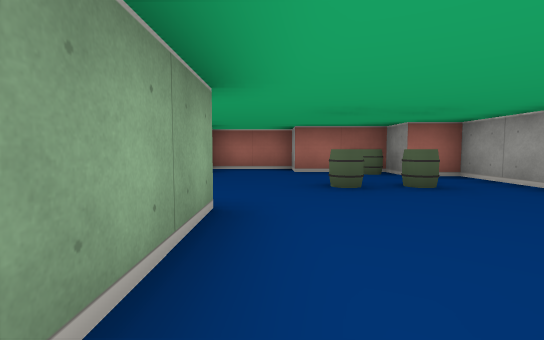
[1] (above)

18 first-person views from a walk through a cub3D ray-caster map. The camera is about half as high as the walls, tilts 4° down and sees 85° across. The floor is counted in squares. Each view is taken from the middle of a square. On the plan, view 1 faces up. The plan holds only what a view shows up to about 9 squares ahead; the rest is blank. The place goes on beyond the plan.

[2]
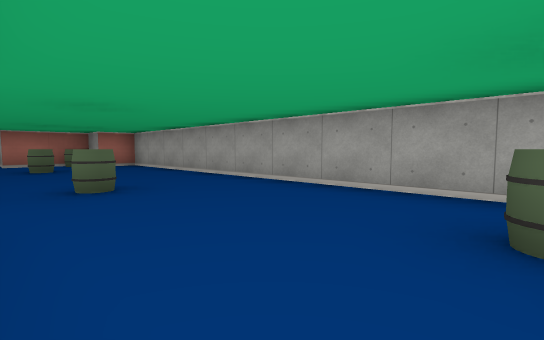

[3]
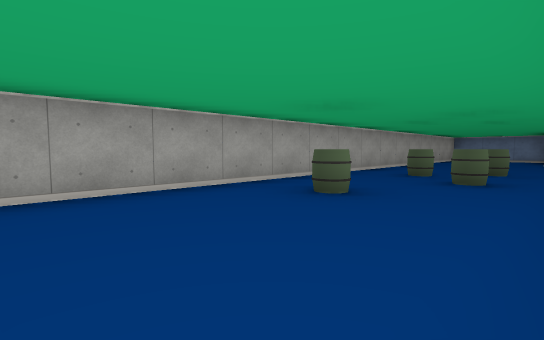

[4]
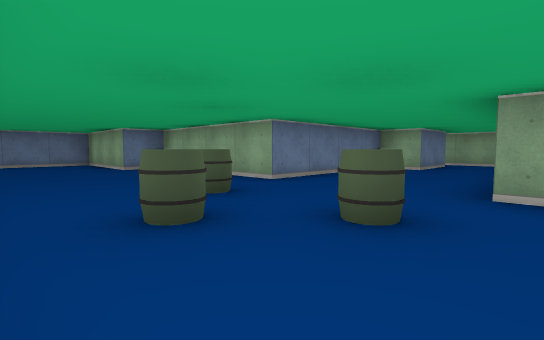

[5]
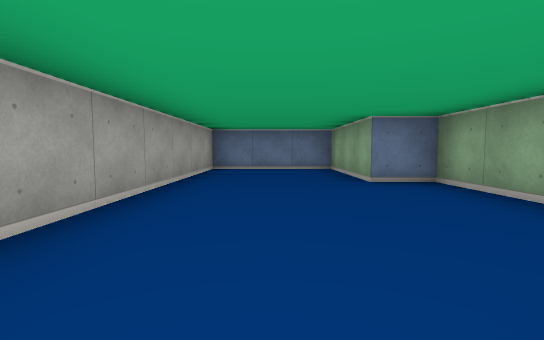

[6]
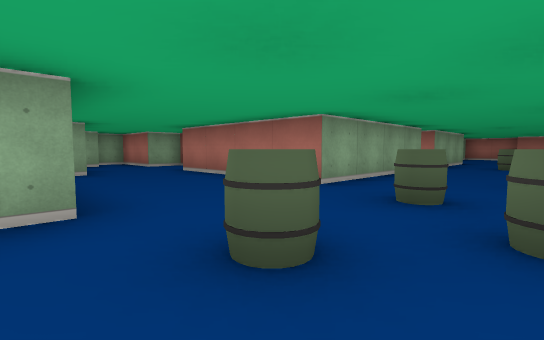

[7]
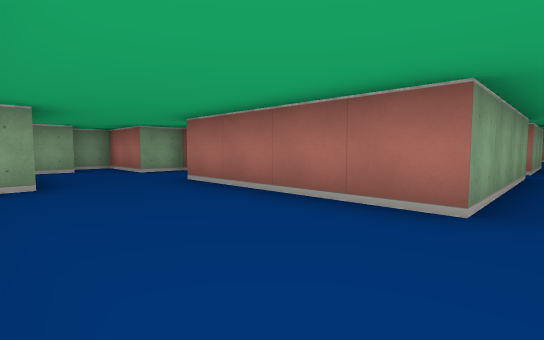

[8]
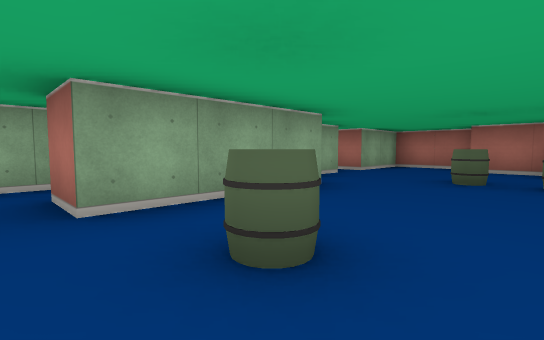

[9]
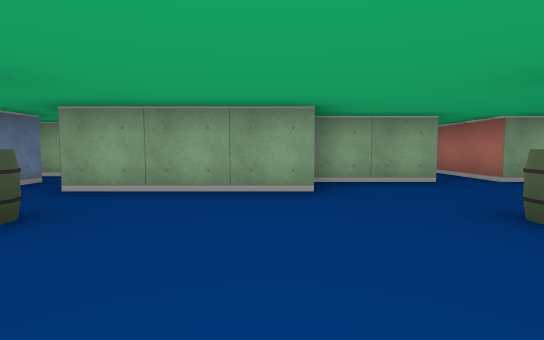

[10]
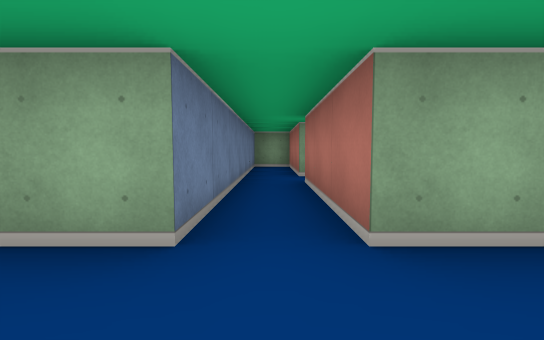

[11]
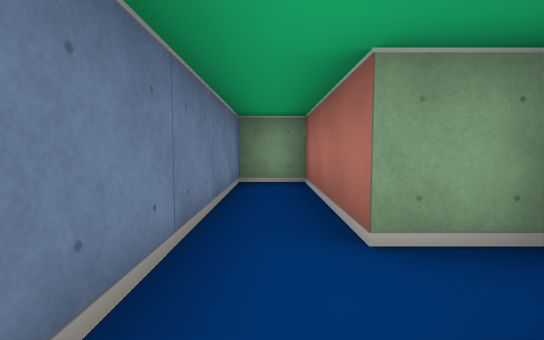

[12]
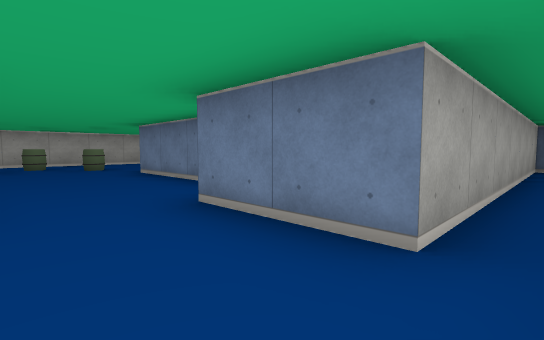

[13]
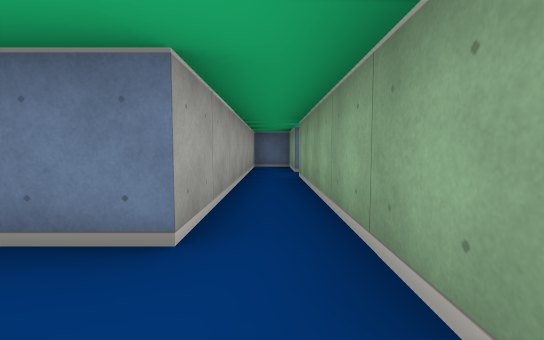

[14]
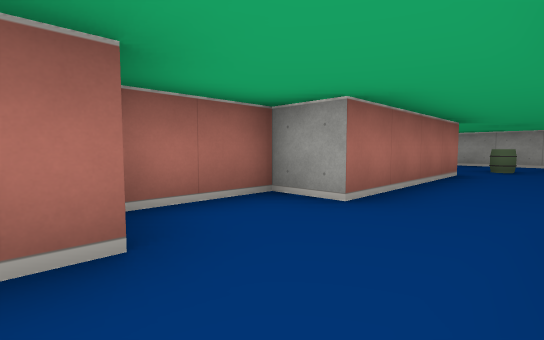

[15]
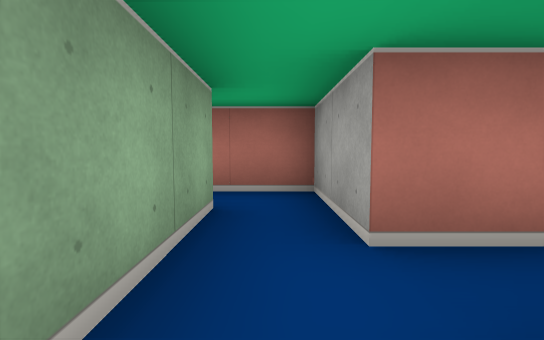

[16]
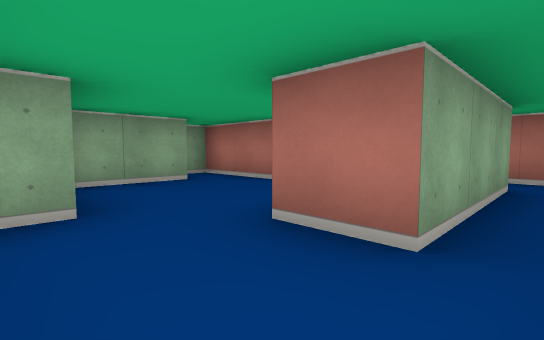

[17]
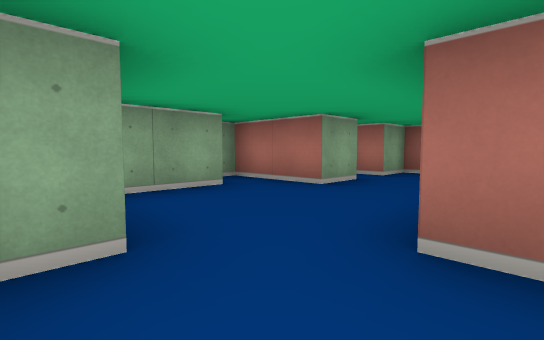

[18]
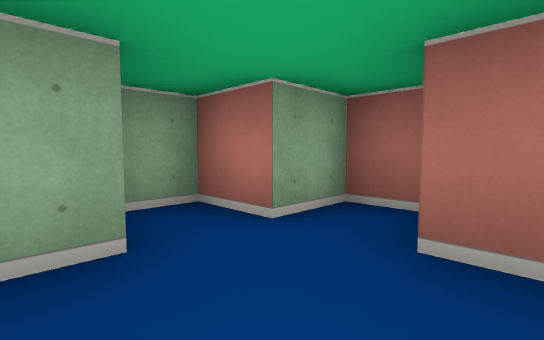

### Floor plan
Points are (right, up) in squares from view 1. A wall is a line through its corners. A room is listed if a view was taken in it or the views show most of it. See-through windows are left out.
Room 1 (views 1, 2, 3, 4, 5, 6, 7, 8, 9, 10, 11, 12, 13, 14)
walls: (-0.5, -1.5) (-0.5, -5.5) (-4.5, -5.5) (-4.5, -4.5) (-6.5, -4.5) (-6.5, -5.5) (-8.5, -5.5) (-8.5, -6.4); (-1.5, -1.5) (-0.8, -1.5); (-0.5, 2.6) (-0.5, -0.5) (-1.5, -0.5); (-7.5, -6.4) (-7.5, -11.5); (-4.5, 4.5) (-1.5, 4.5) (-1.5, 2.6); (-6.5, -11.5) (-6.5, -7.5) (-4.5, -7.5) (-4.5, -8.5) (-0.5, -8.5) (-0.5, -12.5) (0.5, -12.5) (0.5, -15.5) (3.5, -15.5) (3.5, 5.5) (2.5, 5.5) (2.5, 6.5) (0.5, 6.5) (0.5, 7.5) (-1.5, 7.5) (-1.5, 5.5) (-4.5, 5.5)
ways out: opening at (-1, -1) to room 2; opening at (-4, 5) to room 6; opening at (-7, -11)
objects: barrel (1, -8); barrel (1, -6); barrel (1, 0); barrel (1, 4); barrel (2, -7); barrel (2, -4); barrel (2, 4); barrel (2, 6)
Room 2 (view 15)
walls: (-2.5, -0.5) (-2.5, -2.5)
ways out: opening at (-1, -1) to room 1; opening at (-2, -2) to room 3; opening at (-2, 0) to room 7
Room 3 (views 16, 17)
walls: (-2.5, -2.5) (-3.5, -2.5)
ways out: opening at (-2, -2) to room 2; opening at (-3, -3.5) to room 5
Room 4 (view 18)
walls: (-5.5, 0.6) (-5.5, -0.5); (-4.8, 2.5) (-5.5, 2.5) (-5.5, 1.5) (-6.5, 1.5) (-6.5, 0.8); (-3.5, 1.5) (-4.5, 1.5)
ways out: opening at (-4.5, 0) to room 5; opening at (-3, 1) to room 7
Room 5 (no view inside)
walls: (-4.5, -3.4) (-4.5, -4); (-5.5, -0.5) (-7.5, -0.5) (-7.5, -1); (-6.5, -1.4) (-6.5, -3.1)
ways out: opening at (-3, -3.5) to room 3; opening at (-4.5, 0) to room 4
Room 6 (no view inside)
walls: (-5.5, 6.5) (-5.5, 5.5) (-8.5, 5.5) (-8.5, 4.5) (-4.5, 4.5)
ways out: opening at (-4, 5) to room 1
Room 7 (no view inside)
walls: (-2.5, 0.5) (-2.5, -0.5); (-1.5, -0.5) (-1.5, 1.5) (-3.5, 1.5)
ways out: opening at (-2, 0) to room 2; opening at (-3, 1) to room 4

Where each view was taken, in squares from view 1:
view 1: 0 up, 0 right, facing up
view 2: 4 down, 0 right, facing up-right
view 3: 1 down, 0 right, facing down-right
view 4: 5 down, 3 right, facing down-left
view 5: 8 down, 2 right, facing down
view 6: 9 down, 2 right, facing up-left
view 7: 8 down, 0 right, facing up-left
view 8: 1 down, 2 right, facing up-left
view 9: 2 up, 3 right, facing left
view 10: 5 up, 0 right, facing left
view 11: 5 up, 4 left, facing left
view 12: 6 down, 7 left, facing down-right
view 13: 6 down, 7 left, facing down
view 14: 7 down, 7 left, facing up-right
view 15: 2 down, 2 left, facing up
view 16: 4 down, 2 left, facing up-left
view 17: 4 down, 3 left, facing up-left
view 18: 0 up, 4 left, facing up-left
